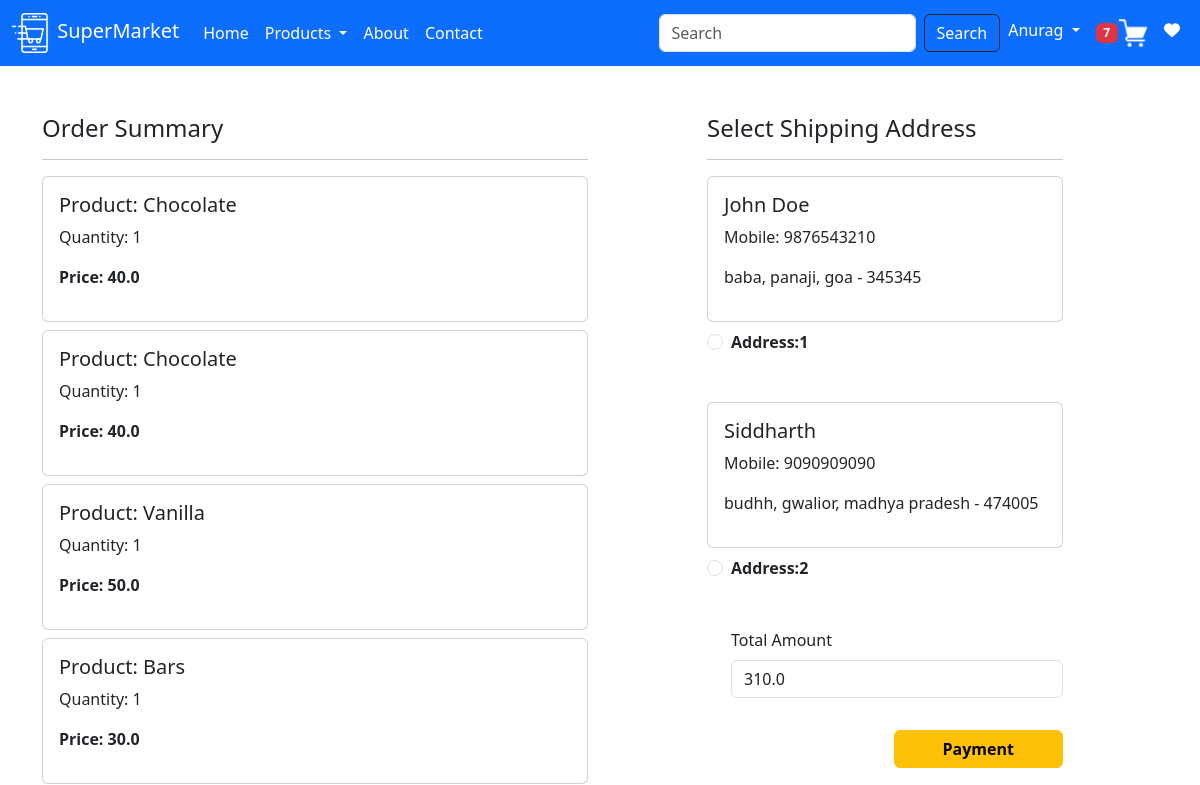
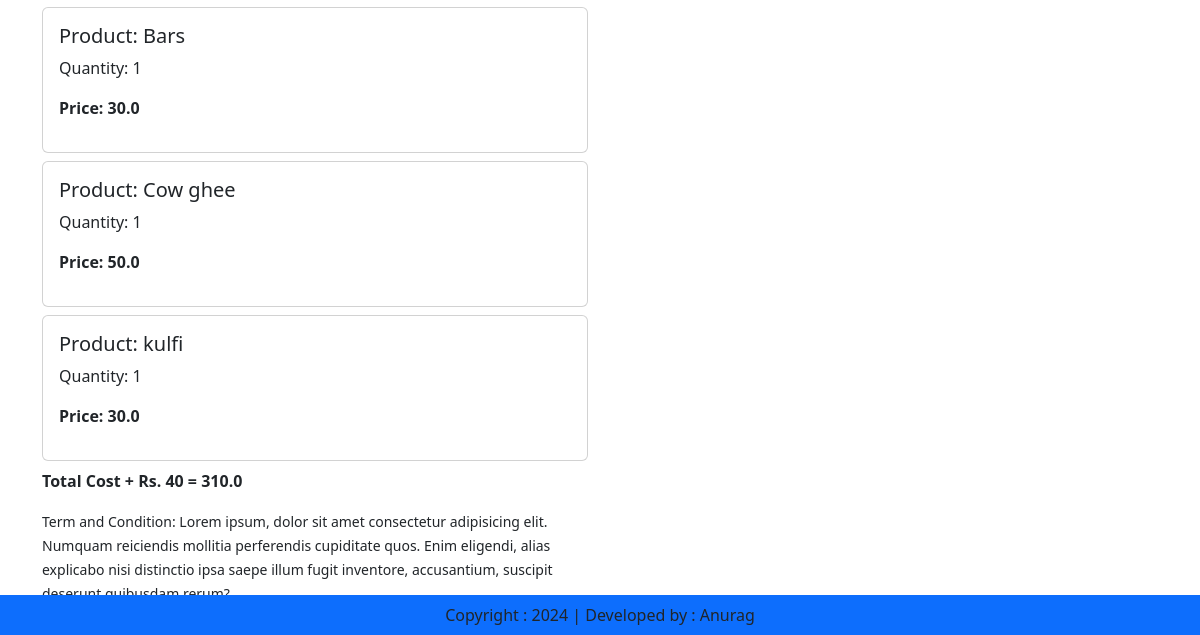
Before: /checkout/ (signed in) with the older database file (2 pictures, top to bottom).
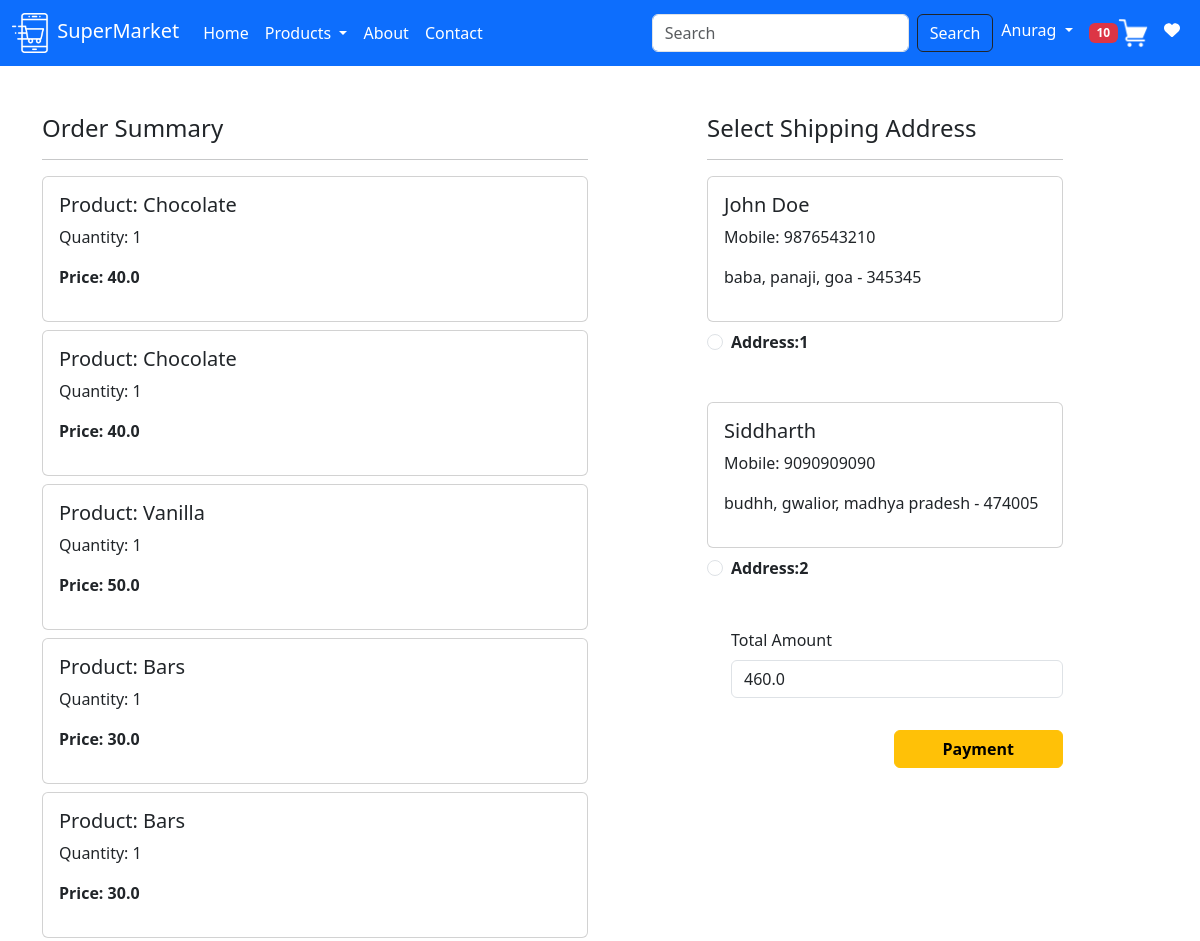
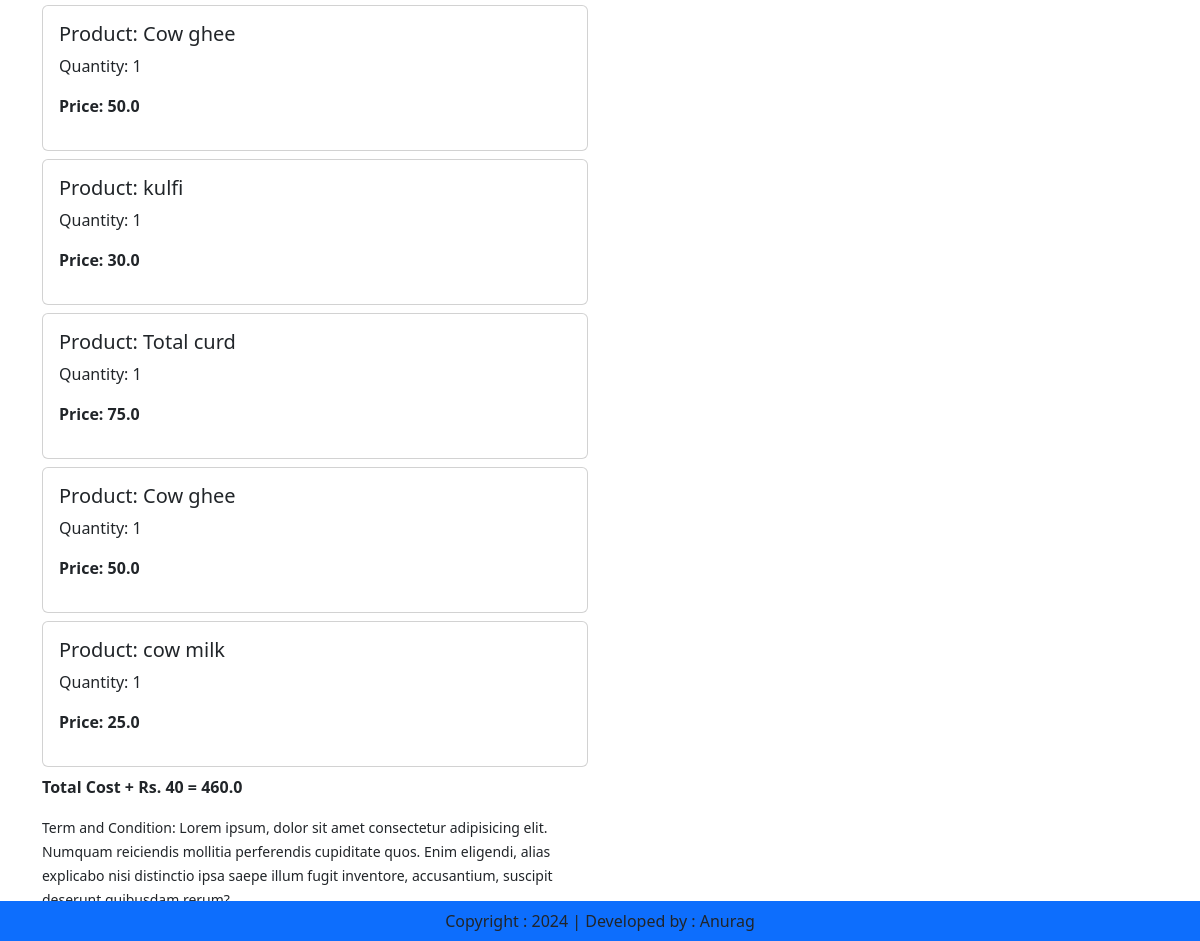
After: the same page with the newer database file (2 pictures, top to bottom).
### app/models.py (models this page shows, shortened)
class Cart(models.Model):
    user = models.ForeignKey(User,on_delete=models.CASCADE)
    product = models.ForeignKey(Product,on_delete=models.CASCADE)
    quantity = models.PositiveIntegerField(default=1)

class Product(models.Model):
    title = models.CharField(max_length=100)
    selling_price = models.FloatField()
    discounted_price = models.FloatField()
    description = models.TextField()
    composition = models.TextField(default='')
    prodapp = models.TextField(default='')
    category = models.CharField(choices=CATEGORY_CHOICES,max_length=2)
    product_image = models.ImageField(upload_to='product')

class Customer(models.Model):
    user = models.ForeignKey(User,on_delete=models.CASCADE)
    name = models.CharField(max_length=200)
    locality = models.CharField(max_length=200)
    city = models.CharField(max_length=50)
    mobile = models.IntegerField(default=0)
    zipcode = models.IntegerField()
    state = models.CharField(max_length=50)

### app/views.py (the view, shortened to what this page needs)
# urls.py: path('checkout/',views.checkout.as_view(), name='checkout'),
@method_decorator(login_required,name='dispatch')
class checkout(View):
    def get(self,request):
        totalitem = 0
        wishitem = 0
        if request.user.is_authenticated:
            totalitem = len(Cart.objects.filter(user=request.user))
            wishitem = len(Wishlist.objects.filter(user=request.user))
        user=request.user
        add=Customer.objects.filter(user=user)
        cart_items=Cart.objects.filter(user=user)
        famount= 0
        for p in cart_items:
            value = p.quantity * p.product.discounted_price
            famount = famount + value
        totalamount = famount + 40
        razoramount = int(totalamount * 100)
        client = razorpay.Client(auth=(settings.RAZOR_KEY_ID, settings.RAZOR_KEY_SECRET))
        data = {"amount": razoramount, "currency":"INR", "receipt":"order_rcptid_12"}
        payment_response = client.order.create(data=data)
        print(payment_response)
        order_id = payment_response['id']
        order_status = payment_response['status']
        return render(request,'app/checkout.html',locals())

### app/templates/app/checkout.html (shortened to what this page needs)
{% extends "app/base.html" %}
{% load static %}
{% block main-content %}
  <div class="container">
    <div class="row mt-5">
        <div class="col-sm-6">
            <h4>Order Summary</h4>
            <hr>
            {% for item in cart_items %}
              <div class="card mb-2 ">
                <div class="card-body">
                    <h5>Product: {{item.product.title}}</h5>
                    <p>Quantity: {{item.quantity}}</p>
                    <p class="fw-bold" >Price: {{item.product.discounted_price}}</p>
                </div>
              </div>
            {% endfor %}
            <p class="fw-bold" >Total Cost + Rs. 40 = {{totalamount}} </p>
            <small>Term and Condition: Lorem ipsum, dolor sit amet consectetur adipisicing elit. Numquam reiciendis mollitia perferendis cupiditate quos. Enim eligendi, alias explicabo nisi distinctio ipsa saepe illum fugit inventore, accusantium, suscipit deserunt quibusdam rerum?</small>
        </div>
        <div class="col-sm-4 offset-sm-1 ">
            <h4>Select Shipping Address</h4>
            <hr>
            <form action="/paymentdone" method="post" id="myform">
                {% for ad in add %}
                  <div class="card">
                    <div class="card-body">
                        <h5>{{ad.name}}</h5>
                        <p>Mobile: {{ad.mobile}} </p>
                        <p>{{ad.locality}}, {{ad.city}}, {{ad.state}} - {{ad.zipcode}}</p>
                    </div>
                  </div>
                  <div class="form-check mt-2 mb-5">
                    <input class="form-check-input" type="radio" name="custid" id="custadd{{forloop.counter}}" value="{{ad.id}}">
                    <label class="form-check-label fw-bold" for="custadd{{forloop.counter}}">Address:{{forloop.counter}}</label>
                  </div>
                {% endfor %}
                <div class="form-check mb-3">
                    <label for="totamount" class="form-label">Total Amount</label>
                    <input type="number" class="form-control" name="totamount" value="{{totalamount}}" readonly>
                </div>
                <div class="text-end">
                    <button id="rzp-button1" type="submit" class="btn btn-warning mt-3 px-5 fw-bold">Payment</button>
                </div>
            </form>
        </div>
    </div>
  </div>
{% endblock main-content %}
{% block payment-gateway %}
<button id="rzp-button1">Pay with Razorpay</button>
{% endblock payment-gateway %}

Changed rows visible on the page:
added Cart: product "Total curd", quantity "1", product.discounted_price "75.0"
added Cart: product "Cow ghee", quantity "1", product.discounted_price "50.0"
added Cart: product "cow milk", quantity "1", product.discounted_price "25.0"
Other visible differences:
{{ totalitem }}: "7" → "10"
{{ totalamount }}: "310.0" → "460.0"
form field totamount: "310.0" → "460.0"
